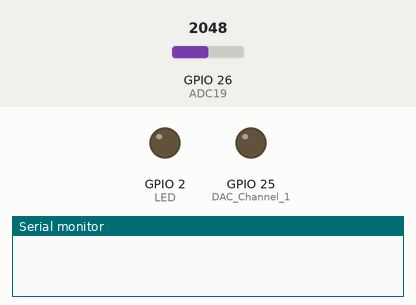
A sketch run on a simulated ESP32. On the bench: output pins drawn as LEDs (lit = HIGH), the last lines printed to the serial monitor. Dashed ring = blinking. Inputs (shaded band) come from the test bench; at power-on: GPIO 26 (ADC19) = 2048.

Above: at 0.0 s.
At 6.25 s:
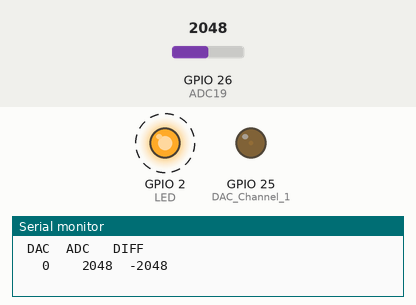
6.3 s: GPIO 26 (ADC19) set to 1028
9.8 s: GPIO 26 (ADC19) set to 944
Timing chart, 0 to 19.3 s (numbered marks = the images above; inputs shaded):
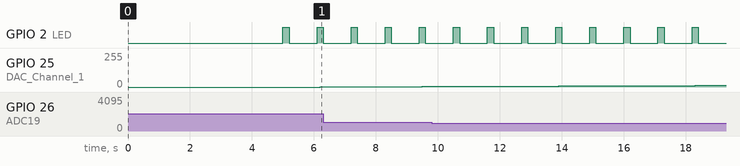

Measured:
- by itself, GPIO 2 (LED): alternates HIGH for 0.20 s and LOW for 0.90 s

The sketch:

ESP32_ADDA_Test.ino
```cpp
/*
  ESP32 Test of DAC & ADC
  (c) Claus Kuehnel 2018-03-01 info@ckuehnel.ch

  ESP32 has two 8-bit DAC channels, connected to GPIO25 (Channel 1) and GPIO26 (Channel 2)
  There are 16 ADC channels. ADC19 goes to GPIO26.
  Connect GPIO25 & GPIO26 fpr this test.
*/

#define LED 2

uint8_t DAC_Channel_1 = 25;
uint8_t ADC19 = 26;
uint8_t dac;
uint16_t adc;

void setup()
{
   Serial.begin(115200);
   pinMode(LED, OUTPUT);
   delay(5000);
   Serial.println("\n DAC\tADC\t DIFF");
}

void loop()
{
  int16_t diff;

  for (dac = 0; dac < 256; dac++)
  {
    digitalWrite(LED, HIGH);
    delay(100);
    dacWrite(DAC_Channel_1, dac);
    delay(100);
    adc = analogRead(ADC19);
    diff = 16 * dac - adc;
    Serial.printf("%4d\t%6d\t%4d\n", dac, adc, diff);
    digitalWrite(LED, LOW);
    delay(900);
  }
}
```
